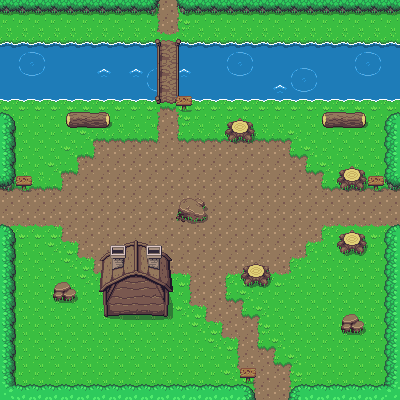

Rendered tile map (Tiled .tmx) drawn with the repository's tilesets; below, a short description and the full map source, tile grids included:
An orthogonal 25x25 tile map with 16x16 px tiles, 2 tile layers (Ground, Colliders) and 22 objects.

<map version="1.4" tiledversion="1.4.3" orientation="orthogonal" renderorder="left-down" width="25" height="25" tilewidth="16" tileheight="16" infinite="0" nextlayerid="4" nextobjectid="24">
 <tileset firstgid="1" source="OverWorld.tsx" />
 <layer id="1" name="Ground" width="25" height="25">
  <data encoding="csv">
1,1,1,1,1,1,1,1,1,1201,1202,1203,1,1,1,1,1,1,1,1,1,1,1,1,1,
1,1,1,1,1,1,1,1,1,1201,1202,1203,1,1,1,1,1,1,1,1,1,1,1,1,1,
244,244,244,244,244,244,244,244,244,244,1242,244,244,244,244,244,244,244,244,244,244,244,244,244,244,
284,17,18,284,284,284,284,284,284,284,284,284,284,284,17,18,284,284,284,284,284,284,17,18,284,
284,57,58,284,284,284,42,284,42,17,18,42,284,284,57,58,284,284,17,18,284,284,57,58,284,
284,284,284,284,284,284,284,284,284,57,58,284,284,284,284,284,284,42,57,58,284,284,284,284,284,
324,324,324,324,324,324,324,324,324,324,1162,324,324,324,324,324,324,324,324,324,324,324,324,324,324,
1,1,1,1,1,1,1,1,1,1201,1202,1203,1,1,1,1,1,1,1,1,1,1,1,1,1,
1,1,1,1,1,1161,1162,1162,1162,1322,1202,1321,1162,1162,1162,1162,1162,1162,1163,1,1,1,1,1,1,
1,1,1,1,1161,1322,1202,1202,1202,1202,1202,1202,1202,1202,1202,1202,1202,1202,1321,1163,1,1,1,1,1,
1,1,1,1161,1322,1202,1202,1202,1202,1202,1202,1202,1202,1202,1202,1202,1202,1202,1202,1321,1163,1,1,1,1,
1162,1162,1162,1322,1202,1202,1202,1202,1202,1202,1202,1202,1202,1202,1202,1202,1202,1202,1202,1202,1321,1162,1162,1162,1162,
1202,1202,1202,1202,1202,1202,1202,1202,1202,1202,1202,1202,1202,1202,1202,1202,1202,1202,1202,1202,1202,1202,1202,1202,1202,
1202,1202,1202,1202,1202,1202,1202,1202,1202,1202,1202,1202,1202,1202,1202,1202,1202,1202,1202,1202,1202,1202,1202,1202,1202,
1242,1242,1242,1282,1202,1202,1202,1202,1202,1202,1202,1202,1202,1202,1202,1202,1202,1202,1202,1202,1281,1242,1242,1242,1242,
1,1,1,1241,1282,1202,1202,1202,1202,1202,1202,1202,1202,1202,1202,1202,1202,1202,1202,1281,1243,1,1,1,1,
1,1,1,1,1241,1282,1202,1202,1202,1202,1202,1202,1202,1202,1202,1202,1202,1202,1281,1243,1,1,1,1,1,
1,1,1,1,1,1241,1242,1242,1242,1242,1242,1282,1202,1202,1281,1242,1242,1242,1243,1,1,1,1,1,1,
1,1,1,1,1,1,1,1,1,1,1,1201,1202,1202,1321,1163,1,1,1,1,1,1,1,1,1,
1,1,1,1,1,1,1,1,1,1,1,1241,1282,1202,1202,1321,1163,1,1,1,1,1,1,1,1,
1,1,1,1,1,1,1,1,1,1,1,1,1241,1282,1202,1202,1203,1,1,1,1,1,1,1,1,
1,1,1,1,1,1,1,1,1,1,1,1,1,1241,1282,1202,1321,1163,1,1,1,1,1,1,1,
1,1,1,1,1,1,1,1,1,1,1,1,1,1,1201,1202,1202,1321,1163,1,1,1,1,1,1,
1,1,1,1,1,1,1,1,1,1,1,1,1,1,1241,1282,1202,1202,1203,1,1,1,1,1,1,
1,1,1,1,1,1,1,1,1,1,1,1,1,1,1,1201,1202,1202,1203,1,1,1,1,1,1
</data>
 </layer>
 <layer id="2" name="Colliders" width="25" height="25">
  <data encoding="csv">
766,766,766,766,766,766,766,766,766,687,0,686,766,766,766,766,766,766,766,766,766,766,766,766,766,
0,0,0,0,0,0,0,0,0,0,0,0,0,0,0,0,0,0,0,0,0,0,0,0,0,
0,0,0,0,0,0,0,0,0,246,247,248,0,0,0,0,0,0,0,0,0,0,0,0,0,
0,0,0,0,0,0,0,0,0,286,287,288,0,0,0,0,0,0,0,0,0,0,0,0,0,
0,0,0,0,0,0,0,0,0,286,287,288,0,0,0,0,0,0,0,0,0,0,0,0,0,
0,0,0,0,0,0,0,0,0,286,287,288,0,0,0,0,0,0,0,0,0,0,0,0,0,
0,0,0,0,0,0,0,0,0,326,327,115,0,0,0,0,0,0,0,0,0,0,0,0,0,
647,0,0,0,204,205,206,0,0,0,0,0,0,0,152,153,0,0,0,0,204,205,206,0,646,
728,0,0,0,0,0,0,0,0,0,0,0,0,0,192,193,0,0,0,0,0,0,0,0,727,
728,0,0,0,0,0,0,0,0,0,0,0,0,0,0,0,0,0,0,0,0,0,0,0,727,
728,0,0,0,0,0,0,0,0,0,0,0,0,0,0,0,0,0,0,0,0,152,153,0,727,
687,115,0,0,0,0,0,0,0,0,0,0,0,0,0,0,0,0,0,0,0,192,193,115,686,
0,0,0,0,0,0,0,0,0,0,0,450,451,0,0,0,0,0,0,0,0,0,0,0,0,
0,0,0,0,0,0,0,0,0,0,0,490,491,0,0,0,0,0,0,0,0,0,0,0,0,
647,0,0,0,0,0,0,0,0,0,0,0,0,0,0,0,0,0,0,0,0,152,153,0,646,
728,0,0,0,0,0,12,13,14,15,16,0,0,0,0,0,0,0,0,0,0,192,193,0,727,
728,0,0,0,0,0,52,53,54,55,56,0,0,0,0,152,153,0,0,0,0,0,0,0,727,
728,0,0,45,46,0,92,93,94,95,96,0,0,0,0,192,193,0,0,0,0,0,0,0,727,
728,0,0,85,86,0,132,133,134,135,136,0,0,0,0,0,0,0,0,0,0,0,0,0,727,
728,0,0,0,0,0,172,173,174,175,176,0,0,0,0,0,0,0,0,0,0,45,46,0,727,
728,0,0,0,0,0,0,0,0,0,0,0,0,0,0,0,0,0,0,0,0,85,86,0,727,
728,0,0,0,0,0,0,0,0,0,0,0,0,0,0,0,0,0,0,0,0,0,0,0,727,
728,0,0,0,0,0,0,0,0,0,0,0,0,0,0,0,0,0,0,0,0,0,0,0,727,
728,0,0,0,0,0,0,0,0,0,0,0,0,0,0,115,0,0,0,0,0,0,0,0,727,
645,726,726,726,726,726,726,726,726,726,726,726,726,726,726,647,0,0,646,726,726,726,726,726,644
</data>
 </layer>
 <objectgroup id="3" name="Collisions">
  <object id="1" x="66.6667" y="113.333" width="43.3333" height="13.3333" />
  <object id="2" x="322.667" y="113.333" width="43.3333" height="14" />
  <object id="4" x="0.666667" y="0" width="156" height="14" />
  <object id="5" x="178.667" y="1.33333" width="219.333" height="12" />
  <object id="6" x="384.667" y="112" width="14.6667" height="76" />
  <object id="7" x="386.667" y="224" width="11.3333" height="174.667" />
  <object id="8" x="291.333" y="386" width="104.667" height="12" />
  <object id="9" x="4" y="386" width="249.333" height="11.3333" />
  <object id="10" x="1.33333" y="228" width="12" height="166" />
  <object id="11" x="1.33333" y="114" width="11.3333" height="73.3333" />
  <object id="12" x="50.6667" y="281.333" width="26" height="20" />
  <object id="13" x="341.333" y="314.667" width="22.6667" height="20" />
  <object id="14" x="104" y="317.333">
   <polygon points="0,0 64,0 66.3333,-25 67.3333,-38 64,-44.6667 41,-45.3333 40.6667,-34.3333 39.3333,-30 33.3333,-27 25,-30 24,-41.3333 24,-45.6667 -2,-45.3333" />
  </object>
  <object id="15" x="176.5" y="102.5">
   <polygon points="0,0 0,-62 4,-62 3.75,0.25" />
  </object>
  <object id="16" x="160.75" y="103">
   <polygon points="-0.75,-0.25 -4.75,-0.25 -5,-64.25 -0.75,-63.75" />
  </object>
  <object id="17" x="0.5" y="41" width="154.5" height="62" />
  <object id="18" x="180.75" y="40" width="218.5" height="61.5" />
  <object id="19" x="178" y="197" width="28" height="26" />
  <object id="20" x="242.5" y="263.5" width="27.5" height="22" />
  <object id="21" x="339" y="229.5" width="27.5" height="25" />
  <object id="22" x="337.5" y="165.5" width="29.5" height="25.5" />
  <object id="23" x="226" y="119.5" width="27.5" height="23.5" />
 </objectgroup>
</map>
